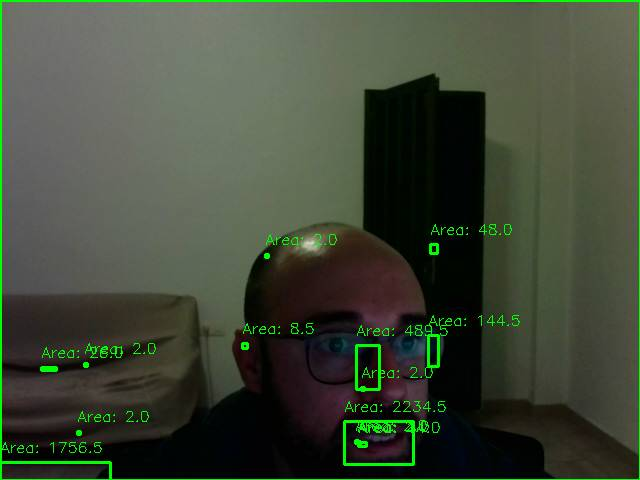
#> input picture Proyectos personales/Alarma Deteccion de Movimiento/detect/captured_images/movement_20240203195657.jpg, 640 x 480 px
$ python -i detecte.py   (imports and definitions only)   (older library calls are emulated)
#> lines starting #> are read from the running program, lines starting #| are printed output that depends on the picture; after the words box and inside, x2 and y2 are one past the last pixel; in counts of white or black regions, pixels touching at a corner belong together
#> further down, picture is the input picture: shape (480, 640, 3); mean B, G, R 55.8, 72.2, 63.9
import cv2
import numpy as np


def detectar_imperfecciones(imagen):
    # Preprocesamiento para resaltar texturas
    imagen_gray = cv2.cvtColor(imagen, cv2.COLOR_BGR2GRAY)
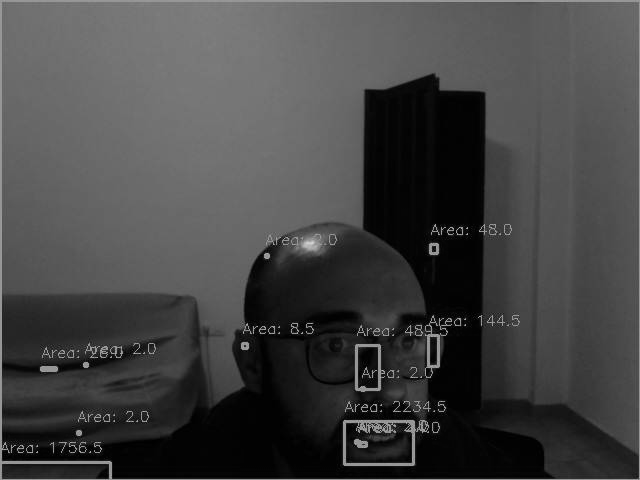
#> imagen_gray: shape (480, 640); min 0, max 212, mean 67.9
    imagen_blur = cv2.GaussianBlur(imagen_gray, (5, 5), 0)

    # Detección de bordes para resaltar texturas
    sobelx = cv2.Sobel(imagen_blur, cv2.CV_64F, 1, 0, ksize=5)
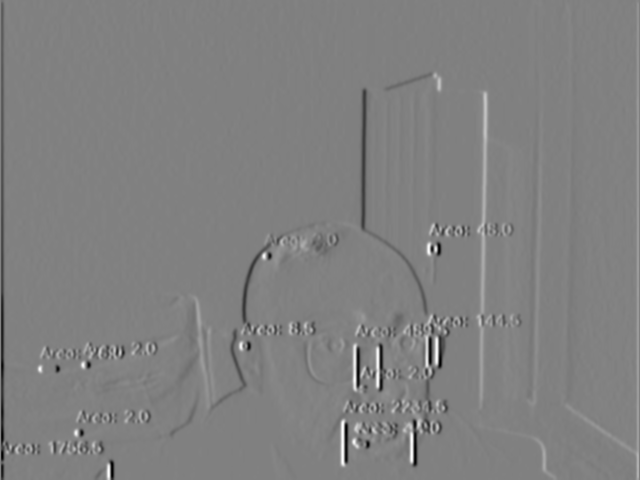
#> sobelx: shape (480, 640) float64; min -5042, max 4941, mean -5.1; drawn with min black and max white
    sobely = cv2.Sobel(imagen_blur, cv2.CV_64F, 0, 1, ksize=5)
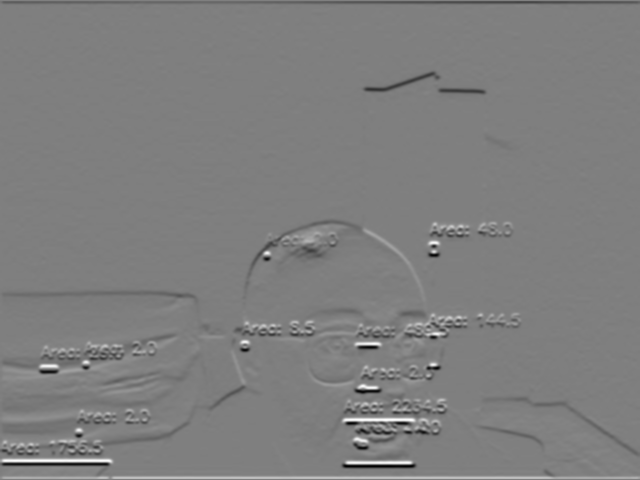
#> sobely: shape (480, 640) float64; min -5028, max 5031, mean -20.4; drawn with min black and max white
    magnitud = cv2.magnitude(sobelx, sobely)
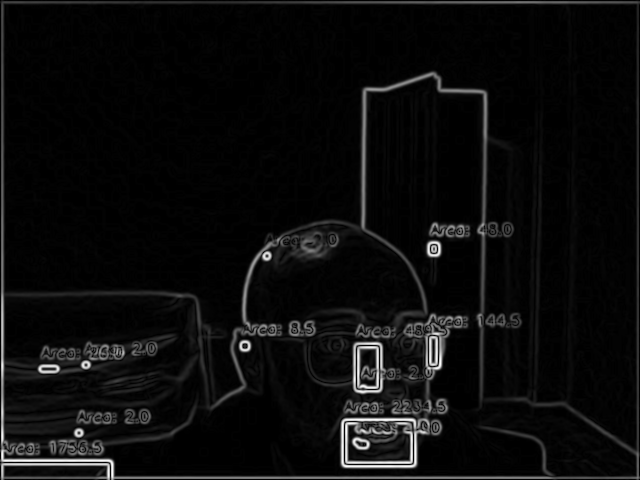
#> magnitud: shape (480, 640) float64; min 0, max 5042.5, mean 242.6; drawn with min black and max white

    # Umbralización para identificar áreas con imperfecciones
    _, thresh = cv2.threshold(magnitud, 50, 255, cv2.THRESH_BINARY)
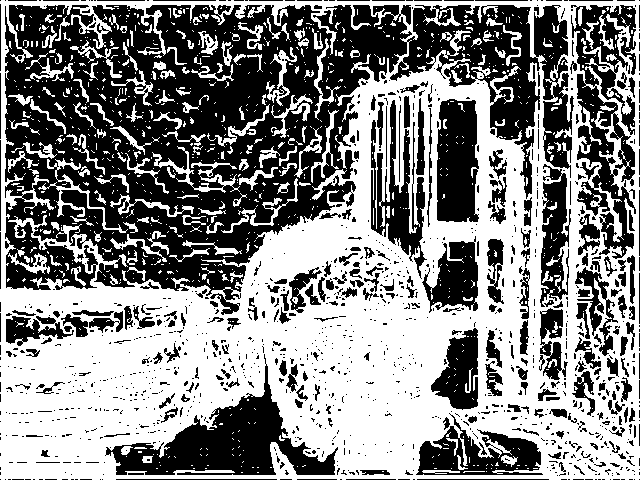
#> thresh: shape (480, 640) float64; 52.4% white; 1207 black regions (963 under 20 px), largest, box (x1, y1, x2, y2) and area: (5, 5, 574, 315) 86042, (105, 354, 338, 475) 9081, (571, 5, 636, 259) 7968
    return thresh

# [57 lines left out: functions clasificar_imperfeccion, main, not called in this run]

# [2 lines not run here, left out]

>>> import cv2
>>> picture = cv2.imread('captured_images/movement_20240203195657.jpg')
>>> result = detectar_imperfecciones(picture)
